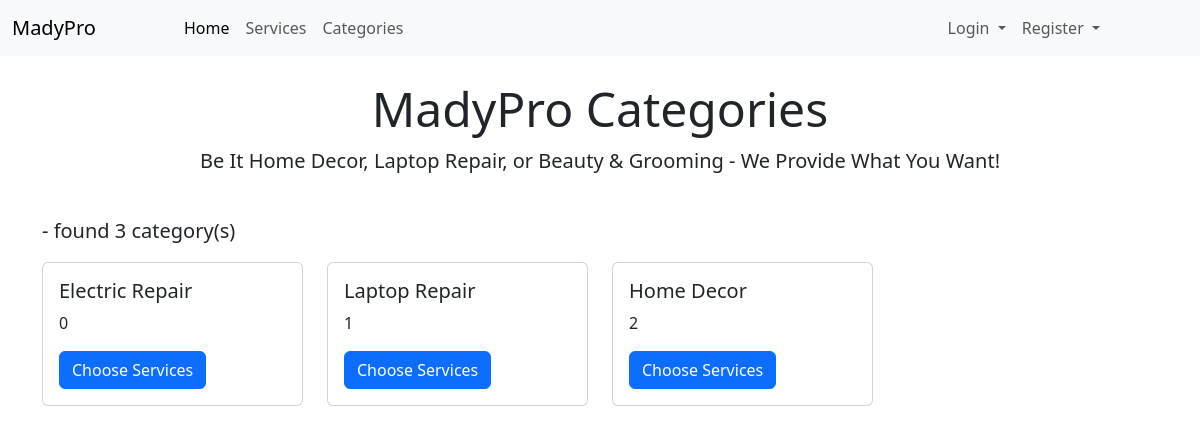
The page /categories on the database its author committed.
### app/models.py (models this page shows, shortened)
class Category(db.Model):
    id = db.Column(db.Integer, primary_key=True)
    name = db.Column(db.String(100), nullable=False, unique=True)
    services = db.relationship('Service', backref='category', lazy=True)

### app/routes.py (the view)
@app.route('/categories')
def categories():
    categories = Category.query.all()
    return render_template('categories.html', categories=categories)

### app/templates/categories.html
{% extends 'base.html' %}
{% block content %}
    <div class="container mt-4">
        <h3 class="text-center display-5 my-2">MadyPro Categories</h3>
        <div class="row">
            <div class="text-center">
                <p class="lead">Be It Home Decor, Laptop Repair, or Beauty & Grooming - We Provide What You Want!</p>
            </div>
        </div>
    </div>
    <div class="container mt-4">
        <p class="lead">- found <b>{{ categories|length }}</b> category(s)</p>
        <div class="row">
            {% for category in categories %}
            <div class="col-md-3 col-sm-6 mb-4">
                <div class="card">
                    <div class="card-body">
                        <h5 class="card-title">{{ category.name }}</h5>
                        <p class="card-text">{{category.services|length}}</p>
                        <a href="{{ url_for('get_services_of_category', category_id=category.id) }}" class="btn btn-primary">Choose Services</a>
                    </div>
                </div>
            </div>
            {% endfor %}
        </div>
    </div>
{% endblock %}

### rows shown on the page
Category: name "Electric Repair", services|length "0"
Category: name "Laptop Repair", services|length "1"
Category: name "Home Decor", services|length "2"

### other values the page prints
{{ categories|length }} "3"
